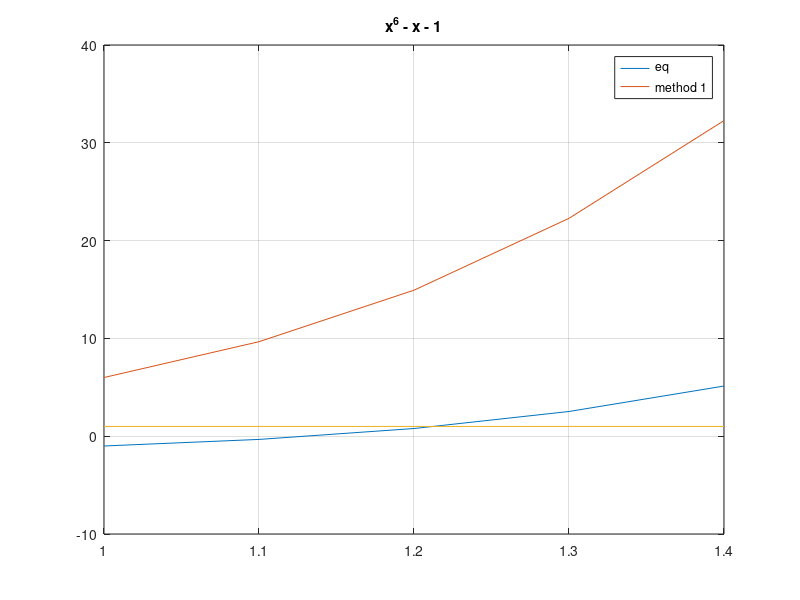

The MATLAB source for this figure: (Note: this script raises an error after producing the figure.)
%% Exercice 2 - Full_lab4.pdf
%  iterative methods for fixed point

f = @(x) x.^6 - x - 1;
t = 1:0.1:1.4;
plot(t, f(t)), grid, title('Eq');

%% FZero Matlab
alpha = fzero(f, 1);

%% Iterative method 1
g1 = @(x) x.^6 - 1;
dg1 = @(x) 6.*(x.^5);
x0 = 1; tol = 0.0005; N = 10;
if abs(dg1(x0)) < 1
    [ root ] = new_fixpt(f, g1, x0, tol, N);
else
   disp('Divergent method');
end

%% Convergence
y = ones(size(t));
plot(t, f(t), t, dg1(t), t, y), grid, title('x^6 - x - 1');
legend('eq', 'method 1', 'location', 'best');

%% Iterative method 2
g2 = @(x) (x + 1).^(1/6);
dg2 = @(x) 1./(x + 1).^(5/6)./6;
x0 = 1; tol = 0.0005; N = 10;
if abs(dg2(x0)) < 1
    [ root ] = new_fixpt(f, g2, x0, tol, N);
else
   disp('Divergent method');
end

%% Convergence
y = ones(size(t));
plot(t, f(t), t, dg2(t), t, y), grid, title('x^6 - x - 1');
legend('eq', 'method 1', 'location', 'best');
